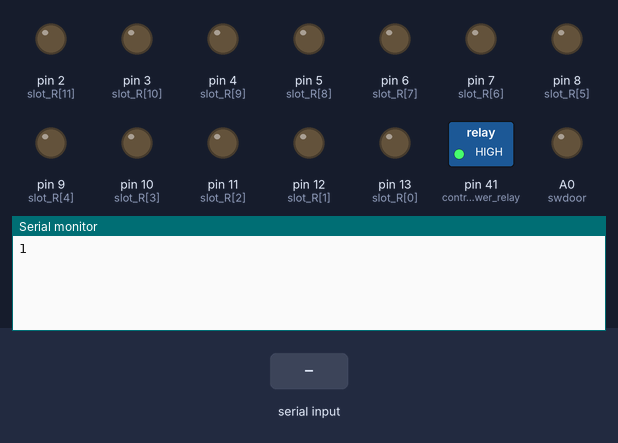
The sketch below on a simulated Arduino Mega 2560, built with avr-gcc and run on an emulated ATmega2560. Shown: switched loads named in the sketch (green lamp = pin HIGH), output pins drawn as LEDs (lit = HIGH), the last lines printed to the serial monitor. Inputs (shaded band) come from the test bench.

Above: at 2.2 s.
2.3 s: "<CHECKDOOR,1>" received over Serial
At 3.5 s:
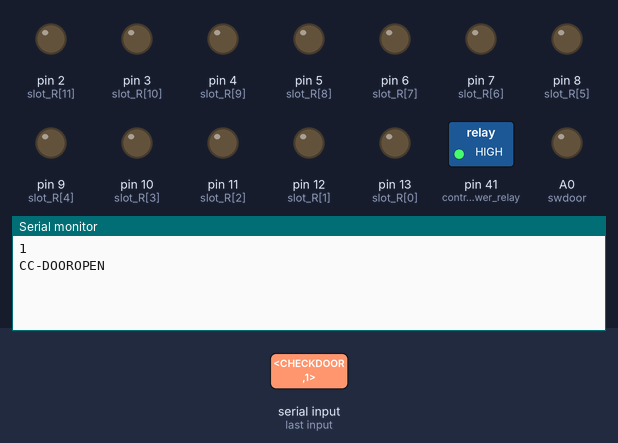
3.8 s: "<CHECKDOOR>" received over Serial
At 4.9 s:
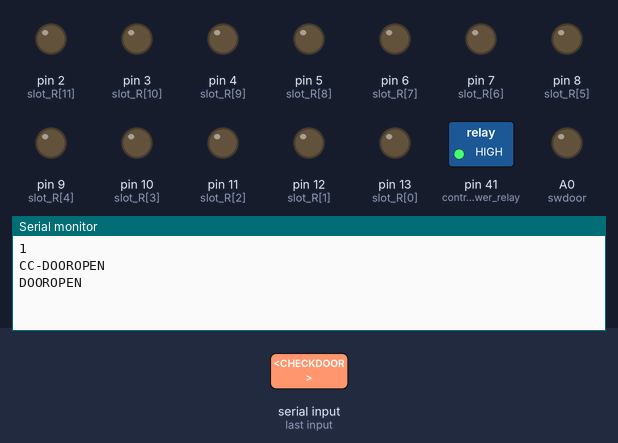
5.3 s: "<CHECKREADY>" received over Serial
At 5.7 s:
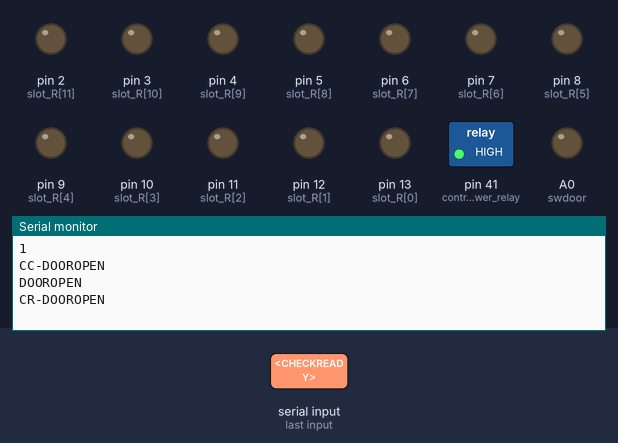

The sketch:

demo_locker_master_2row_12compartment.ino
```cpp
#include <avr/wdt.h>
#define swdoor A0 //A0
#define MASTER_EN   14  // connected to RS485 Enable pin
bool statusMotor, statuswaterlevel = true;
bool anser_comma, statusdoor , statusoverload, statuscommandclasscompartment;
bool datastart, dataEnd, swloop , swd , status_command , message_agian , swloop_finish, swloop_finis_doorclose = false;
char receiveChar, receiveChar_slave;
char *findcomma;
int _class, _Compartment;
int Motorcurrent = 15;
String SumChar, receiveDatafilter, stock_name, locker_vending_code;
int control_power_relay = 41;
int slot_L[] = {  A0, A1, A2, A3, A4, A5};
int slot_R[] = { 13, 12, 11, 10, 9, 8, 7, 6, 5, 4, 3, 2};
//int slot_L[] = { A0, A1, A2, A3, A4, A5, A6, A7, A8, A9, A10, A11, A12, A13, A14, A15, 49, 47};
//int slot_R[] = { 13, 12, 11, 10, 9, 8, 7, 6, 5, 4,0 3, 2, 25, 27, 29, 31, 33, 35};
int status_machine = 0;
void setup() {

  pinMode(control_power_relay, OUTPUT);
  digitalWrite(control_power_relay, LOW);
  delay(1000);
  digitalWrite(control_power_relay, HIGH);

  locker_vending_code = "SC001";
  pinMode(swdoor, INPUT_PULLUP);
  Serial.begin(9600);
  Serial.println(digitalRead(swdoor));
  for (int x = 0; x < sizeof(slot_R) / sizeof(int); x++) {
    pinMode(slot_R[x], OUTPUT);
  }

  for (int x = 0; x < sizeof(slot_L) / sizeof(int); x++) {
    pinMode(slot_L[x], OUTPUT);
  }

  for (int x = 0; x < sizeof(slot_L) / sizeof(int); x++) {
    digitalWrite(slot_L[x], LOW);
    digitalWrite(slot_R[x], LOW);
  }


  wdt_enable(WDTO_2S);  //ตั้งเวลา ถ้าค้างเกิน 2 วิ ให้รีเซ็ต

}

void loop() {

 if (digitalRead(swdoor) == HIGH ) {
    if (status_machine == 0) {
      Serial.println("CR-DOORCLOSE"); status_machine = 1;
    }
  else  if (digitalRead(swdoor) == LOW) {

    if (status_machine == 1) {
      Serial.println("CR-DOOROPEN"); status_machine = 0;
    }
  }


  }
  datacom_from_computer();
  checkDoor();
  //  checkwaterlevel();
  checkready();
  checkoverload();
  commandrestart();
  commandclasscompartment ();


  wdt_reset();  //รีเซ็ตตั้งเวลารีเซ็ต

}

void datacom_from_computer() { //รับค่าจากคอมพิวเตอร์
  while (Serial.available() > 0) {
    receiveChar = Serial.read();
    SumChar += receiveChar;
  }
  if (receiveChar == '>') {
    datastart = true;
  }
  if (receiveChar == '<') {
    dataEnd = true;
  }
  if (datastart and dataEnd) {
    char charBuf[100];
    SumChar.toCharArray(charBuf, 50);  // คัดลอกอักขระของชุดอักขระไปยังตัวแปร charBuf
    splint_string(charBuf);
    SumChar = "";
    receiveChar = 0;
    datastart = false;
    dataEnd = false;
    swloop = true;
  }
}

void splint_string(char sz[]) { // สร้างฟังชันต์ชื่อ splint_string กำหนดตัวแปรนำเข้าชื่อ sz ชนิด char แบบอาเรย์
  char *p = sz;  // สร้างตัวแปรชื่อ p ชนิด Pointer มีค่าเท่ากับ sz
  char *cutS;  // สร้างตัวแปรชื่อ str ชนิด Pointer
  char *noS;
  char *SumnoS;
  char *noSnoE;
  char *cutComma;
  char *noComma;
  int counter = 0;
  String Class;
  String Compartment;
  while ((cutS = strtok_r(p, ">" , &p)) != NULL) { // วนทำลูป while ซ้ำ โดยเรียกฟังชันต์ strtok_r() โดยทำการตัดค่าใน p เมื่อเจอเครื่องหมาย','
    noS = cutS;
    while ((SumnoS = strtok_r(noS, "<" , &noS)) != NULL) {
      receiveDatafilter = SumnoS;
      //      Serial.println(receiveDatafilter);
      findcomma = SumnoS;
      anser_comma = StrContains(findcomma, ",");
      if (anser_comma) {
        while ((cutComma = strtok_r(findcomma, "," , &findcomma)) != NULL) {
          counter++;
          if (counter == 1 ) {
            //            Serial.print("stock_name : ");
            //            Serial.println(cutComma);
            stock_name = cutComma;
          }
          if (counter == 2 ) {
            //            Serial.print("Class : ");
            //            Serial.println(cutComma);
            Class = cutComma;
            _class = Class.toInt();
          }
          if (counter == 3 ) {
            //            Serial.print("Compartment : ");
            //            Serial.println(cutComma);
            Compartment = cutComma;
            _Compartment = Compartment.toInt();
          }
        }
        counter = 0;
      }
    }
  }
}

char StrContains(char *str, char *sfind) { //ค้นหาComma
  char found = 0;
  char index = 0;
  char len;
  len = strlen(str);
  if (strlen(sfind) > len) {
    return 0;
  }
  while (index < len) {
    if (str[index] == sfind[found]) {
      found++;
      if (strlen(sfind) == found) {
        return 1;
      }
    }
    else {
      found = 0;
    }
    index++;
  }
  return 0;
}

void tx_data() { //ส่งข้อมูลไป slave

  if (status_command) { //เงื่อนการสั่งงานรอบแรก
    String message_to_slave = ">" + stock_name + "," + _class + "," + _Compartment + "<" + "*";
    //    Serial.print("master say : ");
    digitalWrite(MASTER_EN , HIGH);     // Make Enable pin high to send Data
    delay(5);
    Serial.println(message_to_slave);
    Serial.flush();                     // wait for transmission of data
    digitalWrite(MASTER_EN , LOW);      // Receiving mode ON
    swloop = false;
    status_command = false;
  }
}
void Restart(){
   wdt_enable(WDTO_1S);
}

void checkDoor() {

  static unsigned long Time = millis();
  if ((millis() - Time) > 20) {  //หน่วงเวลาการอ่านค่าของสวิตซ์ 20ms
    Time = millis();
    int   input_status_door = digitalRead(swdoor);

    if (input_status_door == HIGH) {
      statusdoor = true;
    }
    else if (input_status_door == LOW) {
      statusdoor = false;

    }

    if (receiveDatafilter == "CHECKDOOR") {
      if (swloop) {
        if (statusdoor) {
          Serial.println("DOORCLOSE");
          swloop = false;
        }
        else if (!statusdoor) {
          Serial.println("DOOROPEN");
          swloop = false;
        }
      }
    }
  }
}

void checkready() {
  if (receiveDatafilter == "CHECKREADY") {

    if (swloop) {
      if (statusdoor and statuswaterlevel) {
        if (!statusMotor) {
          Serial.println("CR-READY");
          swloop = false;
        }
        else {
          Serial.println("CR-RUNNING");
          swloop = false;
        }
      }
      if (!statusdoor) {
        Serial.println("CR-DOOROPEN");
        swloop = false;
      }
      if (!statuswaterlevel) {
        Serial.println("CR-NOTBALANCE");
        swloop = false;
      }
    }
  }
}
void checkoverload() {
  if (Motorcurrent <= 15 ) {
    statusoverload = false;
  }
  else {
    statusoverload = true;
  }
}

void commandrestart() {
  if (receiveDatafilter == "RESTART") {
    Restart();
    if (swloop) {
      if (statusdoor and !statusoverload) {
        if (!statusMotor) {
          Serial.println("RE-FINISH");
          swloop = false;
        }
        else {
          Serial.println("RE-RESTARTING");
          swloop = false;
        }
      }
      if (!statusdoor) {
        Serial.println("RE-DOOROPEN");
        swloop = false;
      }
      if (statusoverload) {
        Serial.println("RE-OVERLOAD");
        swloop = false;
      }
    }
  }
}

void commandclasscompartment () {
  if (anser_comma) {
    if (swloop) {
      if (statusdoor and !statusoverload and statuswaterlevel) {
        statuscommandclasscompartment = true;
      }
      else if (!statusdoor) {
        Serial.println("CC-DOOROPEN");
        swloop = false;
      }
      else if (statusoverload) {
        Serial.println("CC-OVERLOAD");
        swloop = false;
      }
      else if (!statuswaterlevel) {
        Serial.println("CC-NOTBALANCE");
        swloop = false;
      }
      if (statuscommandclasscompartment and statusdoor) {
        Serial.println("CC-RUNNING");
        swloop = false;
        swloop_finish = true;
        if (stock_name == locker_vending_code) {
          opendoor( _class, _Compartment);
        }
        else if (stock_name != locker_vending_code) {
          status_command = true;
          tx_data();
        }
      }
    }
  }
  if (swloop_finish) {
    //    Serial.print("round 1 :");
    //    Serial.println(statusdoor);
    if (!statusdoor) {
      //      Serial.print("round 2 :");
      //      Serial.println(statusdoor);
      Serial.println("CC-FINISH");
      swloop_finish = false;
      swloop_finis_doorclose = true;
    }
  }
  if (swloop_finis_doorclose) {
    //    Serial.print("round 3 :");
    //    Serial.println(statusdoor);
    if (statusdoor) {
      Serial.println("CC-DOORCLOSE");
      swloop_finis_doorclose = false;
    }
  }
}

void opendoor(int y, int x) {

  //int slot_L[] = { A0, A1, A2, A3, A4, A5, A6, A7, A8, A9, A10, A11, A12, A13, A14, A15, 49, 47};
  //convert to decimal = {54,55,56,57,58,59,60,61,62,63,64,65,66,67,68,69,49,47}
  //int slot_R[] = { 13, 12, 11, 10, 9, 8, 7, 6, 5, 4, 3, 2, 25, 27, 29, 31, 33, 35};

  //  Serial.print(y);
  //  Serial.print(" ");
  //  Serial.println(x);

  if (y == 1 ) {
    digitalWrite(slot_R[x - 1], HIGH);
    //        Serial.print("target : ");
    //        Serial.println(slot_R[x - 1]);
    delay(200);
    digitalWrite(slot_R[x - 1], LOW);
  }  if (y == 2 ) {
    digitalWrite(slot_L[x - 1], HIGH);
    //        Serial.print("target : ");
    //        Serial.println(slot_L[x - 1]);
    delay(200);
    digitalWrite(slot_L[x - 1], LOW);
  }

  //    Serial.print("Master say : ");
  //    Serial.println(receiveDatafilter);
  //
  //    Serial.print("stock_name : ");
  //    Serial.println(stock_name);
  //
  //    Serial.print("class : ");
  //    Serial.println(_class);
  //
  //    Serial.print("Compartment : ");
  //    Serial.println(_Compartment);

}
```

Measured:
- after the input at 2.3 s, the serial monitor: prints a new line at once (image 1)
- after the input at 3.8 s, the serial monitor: prints a new line at once (image 2)
- after the input at 5.3 s, the serial monitor: prints a new line at once (image 3)
